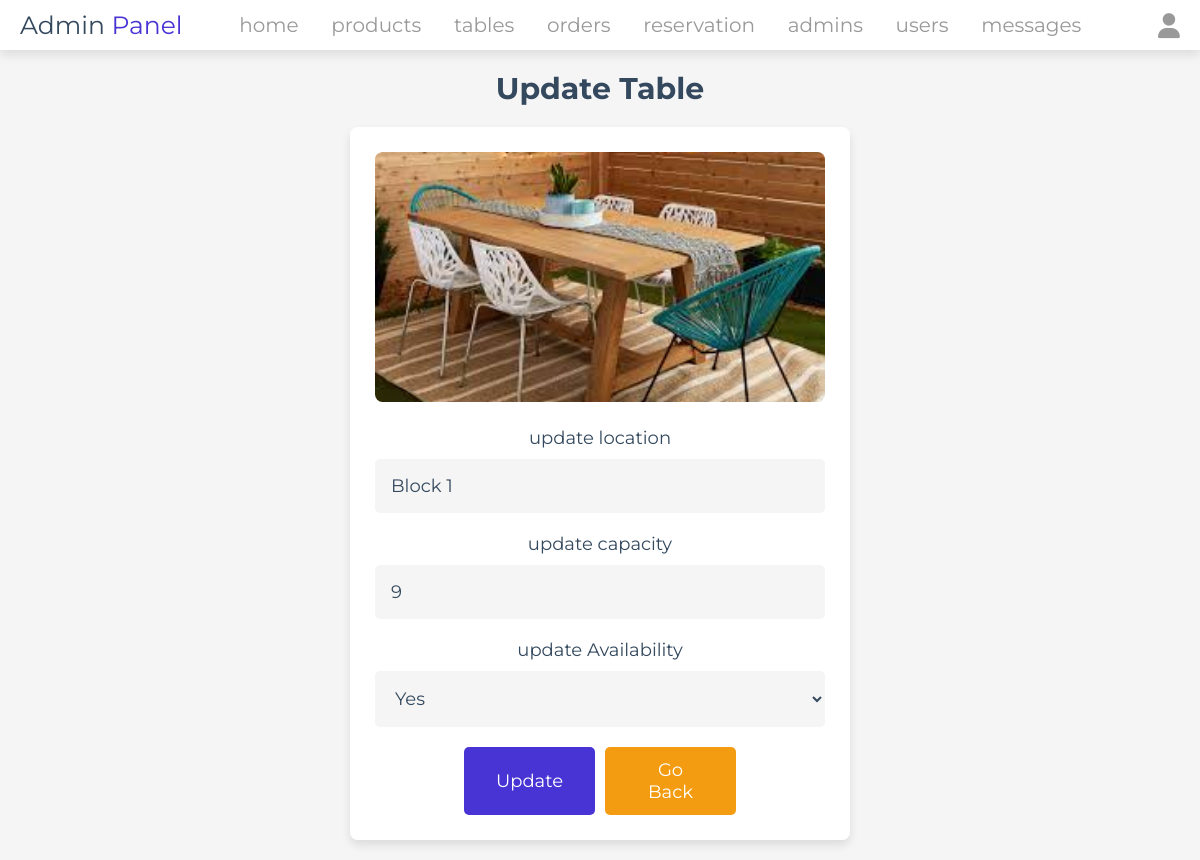
Page /admin/update_table.php?update=1 (signed in) on the committed database.
### tables this page shows
CREATE TABLE `tables` (
  `id` int(11) NOT NULL,
  `capacity` int(11) NOT NULL,
  `location` varchar(100) NOT NULL,
  `availability` varchar(10) NOT NULL
);

### admin/update_table.php (the view, shortened to what this page needs)
<?php
include '../components/connect.php';
?>
<!DOCTYPE html>
<html lang="en">
<head>
   <link rel="stylesheet" href="https://cdnjs.cloudflare.com/ajax/libs/font-awesome/6.1.1/css/all.min.css">
   <link rel="stylesheet" href="../css/admin_style.css">
</head>
<body>
<?php include '../components/admin_header.php' ?>
<section class="update-product">
   <h1 class="heading">update table</h1>
   <?php
      $update_id = $_GET['update'];
      $show_tables = $conn->prepare("SELECT * FROM `tables` WHERE id = ?");
      $show_tables->execute([$update_id]);
      if($show_tables->rowCount() > 0){
         while($fetch_tables = $show_tables->fetch(PDO::FETCH_ASSOC)){
   ?>
   <form action="" method="POST" enctype="multipart/form-data">
      <img src="../images/table.jpeg" alt="">
      <span>update location</span>
      <input type="text" required placeholder="enter table location" name="location" maxlength="100" class="box" value="<?= $fetch_tables['location']; ?>">
      <span>update capacity</span>
      <input type="number" min="0" max="9999999999" required placeholder="enter table capacity" name="capacity" onkeypress="if(this.value.length == 10) return false;" class="box" value="<?= $fetch_tables['capacity']; ?>">
      <span>update Availability</span>
      <select name="availability" class="box" required>
         <option selected value="<?= $fetch_tables['availability']; ?>"><?= $fetch_tables['availability']; ?></option>
      </select>
      <div class="flex-btn">
         <input type="submit" value="update" class="btn" name="update">
         <a href="table.php" class="option-btn">go back</a>
      </div>
   </form>
   <?php
         }
      }else{
         echo '<p class="empty">no tables added yet!</p>';
      }
   ?>
</section>
</body>
</html>

### css/admin_style.css (style rules this page uses)
:root { --main-color:#4834d4; --red:#e74c3c; --orange:#f39c12; --black:#34495e; --white:#fff; --light-bg:#f5f5f5; --light-color:#999; --border:.2rem solid var(--black); --box-shadow:0 .5rem 1rem rgba(0,0,0,.1); }
* { font-family: 'Montserrat', sans-serif; margin:0; padding:0; box-sizing: border-box; text-decoration: none; outline: none; border:none; }
html { font-size: 62.5%; overflow-x: hidden; }
body { background-color: var(--light-bg); }
section { max-width: 1200px; margin:0 auto; padding:2rem; }
.btn, .delete-btn, .option-btn { display: block; margin-top: 1rem; border-radius: .5rem; cursor: pointer; width: 100%; font-size: 1.8rem; color:var(--white); padding:1.2rem 3rem; text-transform: capitalize; text-align: center; }
.btn { background-color: var(--main-color); }
.option-btn { background-color: var(--orange); }
.flex-btn { display: flex; gap:1rem; }
.heading { text-align: center; margin-bottom: 2rem; text-transform: capitalize; color:var(--black); font-size: 3rem; }
.update-product form { margin: 0 auto; max-width: 50rem; background-color: var(--white); border-radius: 0.75rem; box-shadow: var(--box-shadow); border: 1px solid var(--border); padding: 2.5rem; display: flex; flex-direction: column; align-items: center; }
.update-product form img { height: 25rem; width: 100%; object-fit: cover; border-radius: 0.75rem; margin-bottom: 1.5rem; }
.update-product form .box { background-color: var(--light-bg); border: 1px solid var(--border); width: 100%; padding: 1.6rem; font-size: 1.8rem; color: var(--black); border-radius: 0.5rem; margin: 1rem 0; }
.update-product form span { font-size: 1.8rem; color: var(--black); display: block; margin-top: 1rem; }

### rows in the picture
tables: location "Block 1", capacity "9", availability "Yes"
